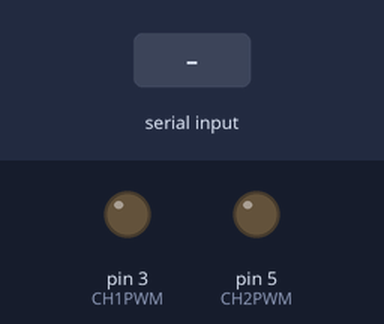
Bench run of a sketch on a simulated Arduino Uno, built with avr-gcc and run on an emulated ATmega328P. Parts: output pins drawn as LEDs (lit = HIGH). The inputs (shaded band) are chosen by the test bench. What the sketch prints to the serial monitor is not drawn.

Above: at 1.2 s.
1.3 s: byte 30 received over Serial
At 2.5 s:
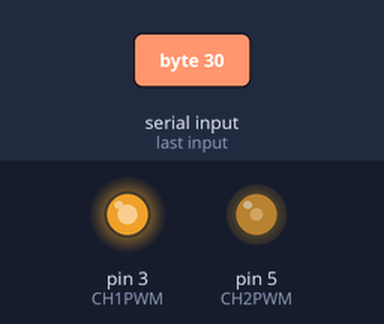
2.8 s: byte 90 received over Serial
At 3.6 s:
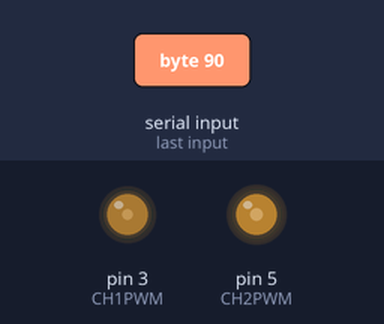
4.3 s: byte 120 received over Serial
At 4.7 s:
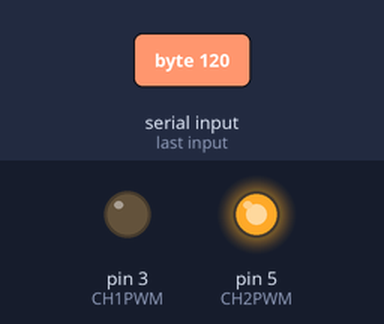
Timing chart, 0 to 7.3 s (numbered marks = the images above; inputs shaded):
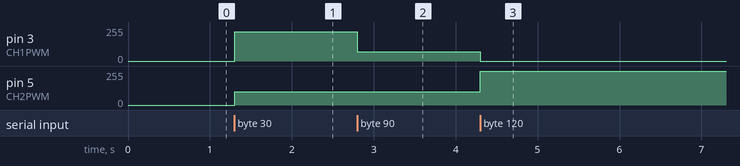

Measured:
- after the input at 1.3 s, pin 3 (CH1PWM): 0/255 → 220/255 at once; pin 5 (CH2PWM): 0/255 → 100/255 at once
- after the input at 2.8 s, pin 3 (CH1PWM): 220/255 → 70/255 at once
- after the input at 4.3 s, pin 3 (CH1PWM): 70/255 → 0/255 at once; pin 5 (CH2PWM): 100/255 → 254/255 at once

The sketch:

SolarCar.ino
```cpp
#define CH1DIR 2
#define CH1PWM 3
#define CH2DIR 4
#define CH2PWM 5

byte received;
byte right;
byte left;
bool backward;

int Speeds[] = { 0, 35, 70, 100, 150, 180, 220, 254};

void setup()
{
  Serial.begin(9600);
}

void loop()
{
  if (Serial.available() > 0)
  {
    received = Serial.read();
    backward = (received >> 7) & 1;
    right = received & 0x07;
    left = (received & 0x38) >> 3;
    digitalWrite(CH1DIR,!backward);
    digitalWrite(CH2DIR,!backward);
    Serial.write(received);
  }
  analogWrite(CH1PWM,Speeds[right]);
  analogWrite(CH2PWM,Speeds[left]);
}
```
